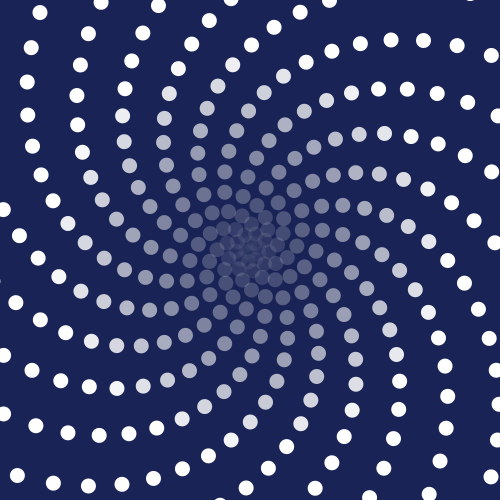
Frame 1 (no input)
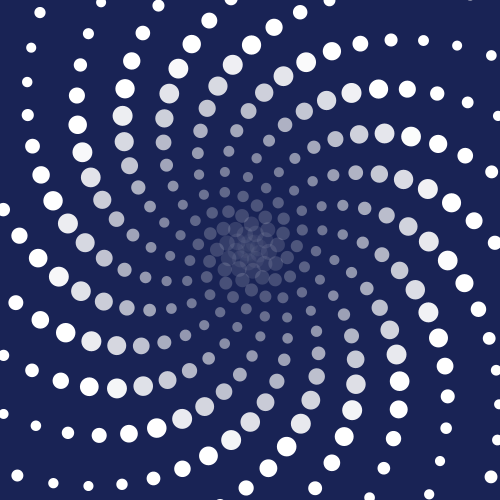
Frame 60 (the mouse pressed at the canvas centre just before this capture)
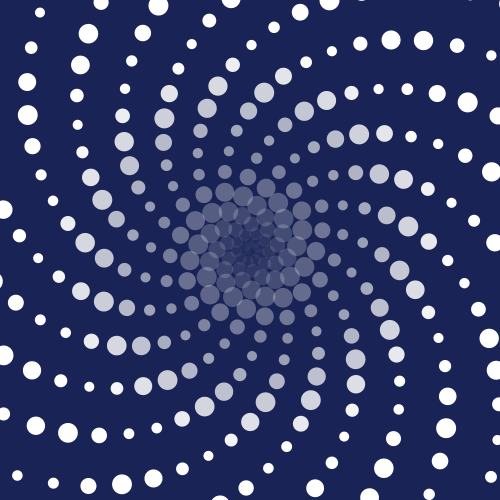
Frame 120 (the mouse held since frame 60 and released just before this capture)

The Processing sketch that drew these frames (run headless with seeded random() and noise(); from frame 60 on, the mouse is pressed at the canvas centre):

// Processing sketch: processing_102239
// ── processing_102239.pde

Bug[] orecuho = new Bug[400];

void setup() {
  size(500, 500);
  smooth();
  noStroke();
  for (int i=0; i<orecuho.length; i++) {
    float x = width/2 + cos(i/1.5) * i ;
    float y = height/2 + sin(i/1.5) * i ;
    orecuho[i] = new Bug(x, y, 0.04 + (i/2000.0) );
  }
}
void draw() {
  background(#192355);

  for (int i=0; i<orecuho.length; i++) {
    fill(255,map(i,0,200,0,255));
    orecuho[i].live();
  }
}
class Bug {
  float x;
  float y;
  
  float t;
  float speed;
  float calpha;
   
  Bug(float tx, float ty, float tspeed) {
    x = tx;
    y = ty;
    t = 0;
    speed = tspeed;
  }

  void live() {
    float sz = map(sin(t), -1, 1, 10, 20);
    ellipse(x, y, sz, sz);
    t = t + speed;
  }  
}
